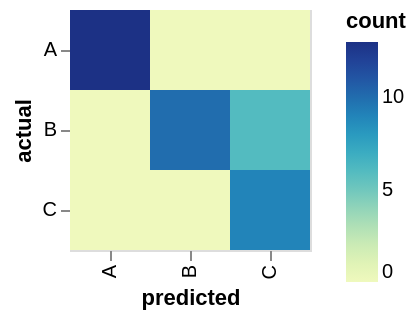

Vega-Lite specification stored for this chart:
### Vega-Lite specification from a JSON file in a GitHub repository (floating-point values rounded to 4 significant figures)
{"data": {"values": [{"actual": "A", "predicted": "A", "count": 13}, {"actual": "A", "predicted": "B", "count": 0}, {"actual": "A", "predicted": "C", "count": 0}, {"actual": "B", "predicted": "A", "count": 0}, {"actual": "B", "predicted": "B", "count": 10}, {"actual": "B", "predicted": "C", "count": 6}, {"actual": "C", "predicted": "A", "count": 0}, {"actual": "C", "predicted": "B", "count": 0}, {"actual": "C", "predicted": "C", "count": 9}]}, "selection": {"highlight": {"type": "single"}}, "mark": {"type": "rect", "strokeWidth": 2}, "encoding": {"y": {"field": "actual", "type": "nominal"}, "x": {"field": "predicted", "type": "nominal"}, "fill": {"field": "count", "type": "quantitative"}, "stroke": {"condition": {"test": {"and": [{"selection": "highlight"}, "length(data(\"highlight_store\"))"]}, "value": "black"}, "value": null}, "opacity": {"condition": {"selection": "highlight", "value": 1}, "value": 0.5}, "order": {"condition": {"selection": "highlight", "value": 1}, "value": 0}}, "config": {"scale": {"bandPaddingInner": 0, "bandPaddingOuter": 0}, "view": {"step": 40}, "range": {"ramp": {"scheme": "yellowgreenblue"}}, "axis": {"domain": false, "zindex": 0}}, "autosize": {"type": "pad"}}
